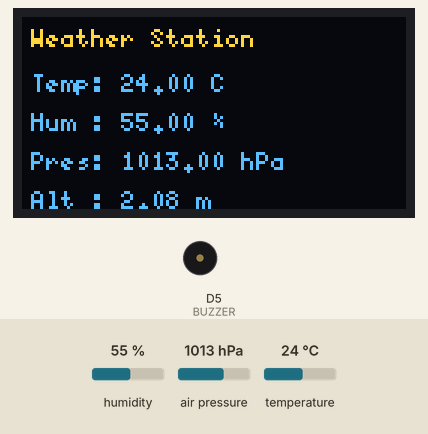
Simulated run of this sketch. Board: ESP8266 (NodeMCU). Parts: 128×64 one-colour display, buzzer (waves = sounding, pin HIGH). The inputs (shaded band) are chosen by the test bench; at power-on: humidity 55 %, air pressure 1013 hPa, temperature 24 °C. The OLED is the two-colour kind (top 16 rows yellow); WiFi joins after 1.5 s; servers stay silent unless stated; what the sketch prints to the serial monitor is not drawn.

Above: at 1.7 s.

The sketch:

Weather_Station.ino
```cpp
#include <ESP8266WiFi.h>
#include <Wire.h>
#include <U8g2lib.h>
#include <DHT.h>
#include <Adafruit_BMP085.h>

// WIFI
const char* ssid = "YOUR_WIFI_NAME";
const char* password = "YOUR_WIFI_PASSWORD";

// THINGSPEAK
String apiKey = "YOUR_API_KEY";
const char* server = "api.thingspeak.com";

// OLED
U8G2_SSD1306_128X64_NONAME_F_HW_I2C u8g2(U8G2_R0, U8X8_PIN_NONE);

// DHT
#define DHTPIN D3
#define DHTTYPE DHT11
#define BUZZER D5
DHT dht(DHTPIN, DHTTYPE);

// BMP180
Adafruit_BMP085 bmp;

WiFiClient client;

void setup() {
  Serial.begin(115200);

  Wire.begin(D2, D1);

  pinMode(BUZZER, OUTPUT);
  digitalWrite(BUZZER, LOW); // OFF (ACTIVE LOW BUZZER)

  u8g2.begin();
  u8g2.setI2CAddress(0x3C * 2);

  dht.begin();

  if (!bmp.begin()) {
    Serial.println("BMP ERROR");
    while (1);
  }

  // ===== WIFI FIX =====
  WiFi.mode(WIFI_STA);   // force station mode
  WiFi.begin(ssid, password);

  Serial.print("Connecting to WiFi");

  int timeout = 0;
  while (WiFi.status() != WL_CONNECTED) {
    delay(500);
    Serial.print(".");
    timeout++;

    if (timeout > 40) { // ~20 sec timeout
      Serial.println("\nWiFi FAILED");
      return;
    }
  }

  Serial.println("\nConnected!");
  Serial.println(WiFi.localIP());

  u8g2.clearBuffer();
  u8g2.setFont(u8g2_font_6x12_tr);
  u8g2.drawStr(0, 20, "WiFi Connected");
  u8g2.sendBuffer();
}

void loop() {

  float temp = dht.readTemperature();
  float hum  = dht.readHumidity();

  float pressure = bmp.readPressure() / 100.0;
  float altitude = bmp.readAltitude();

  // ===== DHT FIX =====
  if (isnan(temp) || isnan(hum)) {
    Serial.println("DHT ERROR");
    return; // don't use garbage values
  }

  Serial.print("Temp: ");
  Serial.println(temp);

  // ===== BUZZER FIX (ACTIVE LOW) =====
  if (temp > 30) digitalWrite(BUZZER, HIGH);  // ON
  else digitalWrite(BUZZER, LOW);           // OFF

  // OLED
  u8g2.clearBuffer();
  u8g2.setFont(u8g2_font_5x8_tr);

  u8g2.drawStr(3, 10, "Weather Station");

  u8g2.setCursor(3, 25);
  u8g2.print("Temp: "); u8g2.print(temp); u8g2.print(" C");

  u8g2.setCursor(3, 38);
  u8g2.print("Hum : "); u8g2.print(hum); u8g2.print(" %");

  u8g2.setCursor(3, 51);
  u8g2.print("Pres: "); u8g2.print(pressure); u8g2.print(" hPa");

  u8g2.setCursor(3, 64);
  u8g2.print("Alt : "); u8g2.print(altitude); u8g2.print(" m");

  u8g2.sendBuffer();

  // ===== THINGSPEAK =====
  if (WiFi.status() == WL_CONNECTED) {

    if (client.connect(server, 80)) {

      String url = "/update?api_key=" + apiKey +
                   "&field1=" + String(temp) +
                   "&field2=" + String(hum) +
                   "&field3=" + String(pressure) +
                   "&field4=" + String(altitude);

      client.print(String("GET ") + url + " HTTP/1.1\r\n" +
                   "Host: " + server + "\r\n" +
                   "Connection: close\r\n\r\n");

      Serial.println("Data sent to ThingSpeak");
    } else {
      Serial.println("Connection to server failed");
    }
  } else {
    Serial.println("WiFi disconnected");
  }

  client.stop();

  delay(15000);
}
```
